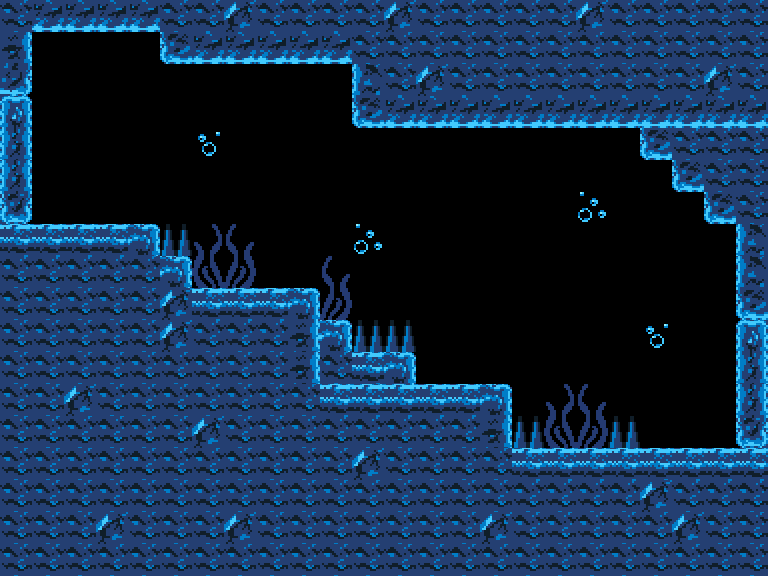

This is a level from a 2D game, rendered from its Tiled map with the project's own tilesets. A one-line summary and the map file follow, with tile-layer data summarised:
An orthogonal 24x18 tile map with 32x32 px tiles, 8 tile layers (platforms, blocks, hazards, leftPipe, ...), 1 hidden layer not drawn and 7 objects (4x red, playerSpawnLeft, playerSpawnRight, playerSpawn).

<map version="1.5" tiledversion="1.6.0" orientation="orthogonal" renderorder="right-down" width="24" height="18" tilewidth="32" tileheight="32" infinite="0" nextlayerid="12" nextobjectid="11">
 <tileset firstgid="1" name="waterTileset" tilewidth="32" tileheight="32" tilecount="400" columns="20">
  <image source="waterTileset.png" width="640" height="640" />
  <tile id="0">
   <properties>
    <property name="collides" type="bool" value="true" />
   </properties>
  </tile>
  <tile id="1">
   <properties>
    <property name="collides" type="bool" value="true" />
   </properties>
  </tile>
  <tile id="2">
   <properties>
    <property name="collides" type="bool" value="true" />
   </properties>
  </tile>
  <tile id="3">
   <properties>
    <property name="collides" type="bool" value="true" />
   </properties>
  </tile>
  <tile id="20">
   <properties>
    <property name="collides" type="bool" value="true" />
   </properties>
  </tile>
  <tile id="21">
   <properties>
    <property name="collides" type="bool" value="true" />
   </properties>
  </tile>
  <tile id="22">
   <properties>
    <property name="collides" type="bool" value="true" />
   </properties>
  </tile>
  <tile id="23">
   <properties>
    <property name="collides" type="bool" value="true" />
   </properties>
  </tile>
  <tile id="40">
   <properties>
    <property name="collides" type="bool" value="true" />
   </properties>
  </tile>
  <tile id="41">
   <properties>
    <property name="collides" type="bool" value="true" />
   </properties>
  </tile>
  <tile id="42">
   <properties>
    <property name="collides" type="bool" value="true" />
   </properties>
  </tile>
  <tile id="43">
   <properties>
    <property name="collides" type="bool" value="true" />
   </properties>
  </tile>
  <tile id="60">
   <properties>
    <property name="collides" type="bool" value="true" />
   </properties>
  </tile>
  <tile id="61">
   <properties>
    <property name="collides" type="bool" value="true" />
   </properties>
  </tile>
  <tile id="62">
   <properties>
    <property name="collides" type="bool" value="true" />
   </properties>
  </tile>
  <tile id="63">
   <properties>
    <property name="collides" type="bool" value="true" />
   </properties>
  </tile>
  <tile id="101">
   <properties>
    <property name="collides" type="bool" value="true" />
   </properties>
  </tile>
  <tile id="160">
   <properties>
    <property name="collides" type="bool" value="true" />
   </properties>
  </tile>
 </tileset>
 <layer id="8" name="platforms" width="24" height="18">
  <properties>
   <property name="collides" type="bool" value="true" />
  </properties>
  <data>[432 cells, 0 non-empty, 0 distinct tile ids]</data>
 </layer>
 <layer id="11" name="background" width="24" height="18" visible="0">
  <data>[432 cells, 44 non-empty, 6 distinct tile ids]</data>
 </layer>
 <layer id="1" name="blocks" width="24" height="18">
  <properties>
   <property name="collides" type="bool" value="true" />
  </properties>
  <data>[432 cells, 256 non-empty, 9 distinct tile ids]</data>
 </layer>
 <layer id="2" name="hazards" width="24" height="18">
  <properties>
   <property name="collides" type="bool" value="true" />
  </properties>
  <data>[432 cells, 5 non-empty, 1 distinct tile ids]</data>
 </layer>
 <layer id="9" name="leftPipe" width="24" height="18">
  <data>[432 cells, 4 non-empty, 4 distinct tile ids]</data>
 </layer>
 <layer id="4" name="leftDoor" width="24" height="18">
  <properties>
   <property name="collides" type="bool" value="true" />
  </properties>
  <data>[432 cells, 4 non-empty, 3 distinct tile ids]</data>
 </layer>
 <layer id="10" name="rightPipe" width="24" height="18">
  <data>[432 cells, 4 non-empty, 4 distinct tile ids]</data>
 </layer>
 <layer id="3" name="rightDoor" width="24" height="18">
  <properties>
   <property name="collides" type="bool" value="true" />
  </properties>
  <data>[432 cells, 4 non-empty, 3 distinct tile ids]</data>
 </layer>
 <layer id="7" name="decorations" width="24" height="18">
  <properties>
   <property name="collides" type="bool" value="true" />
  </properties>
  <data>[432 cells, 14 non-empty, 6 distinct tile ids]</data>
 </layer>
 <objectgroup id="5" name="playerSpawns">
  <object id="1" name="playerSpawnLeft" x="0" y="192">
   <point />
  </object>
  <object id="3" name="playerSpawnRight" x="736" y="416">
   <point />
  </object>
  <object id="4" name="playerSpawn" x="64" y="192">
   <point />
  </object>
 </objectgroup>
 <objectgroup id="6" name="enemySpawns">
  <object id="7" name="red" x="416" y="352">
   <polyline points="0,0 64,0" />
  </object>
  <object id="8" name="red" x="640" y="416">
   <polyline points="0,0 64,0" />
  </object>
  <object id="9" name="red" x="288" y="256">
   <point />
  </object>
  <object id="10" name="red" x="96" y="192">
   <polyline points="0,0 64,0" />
  </object>
 </objectgroup>
</map>
